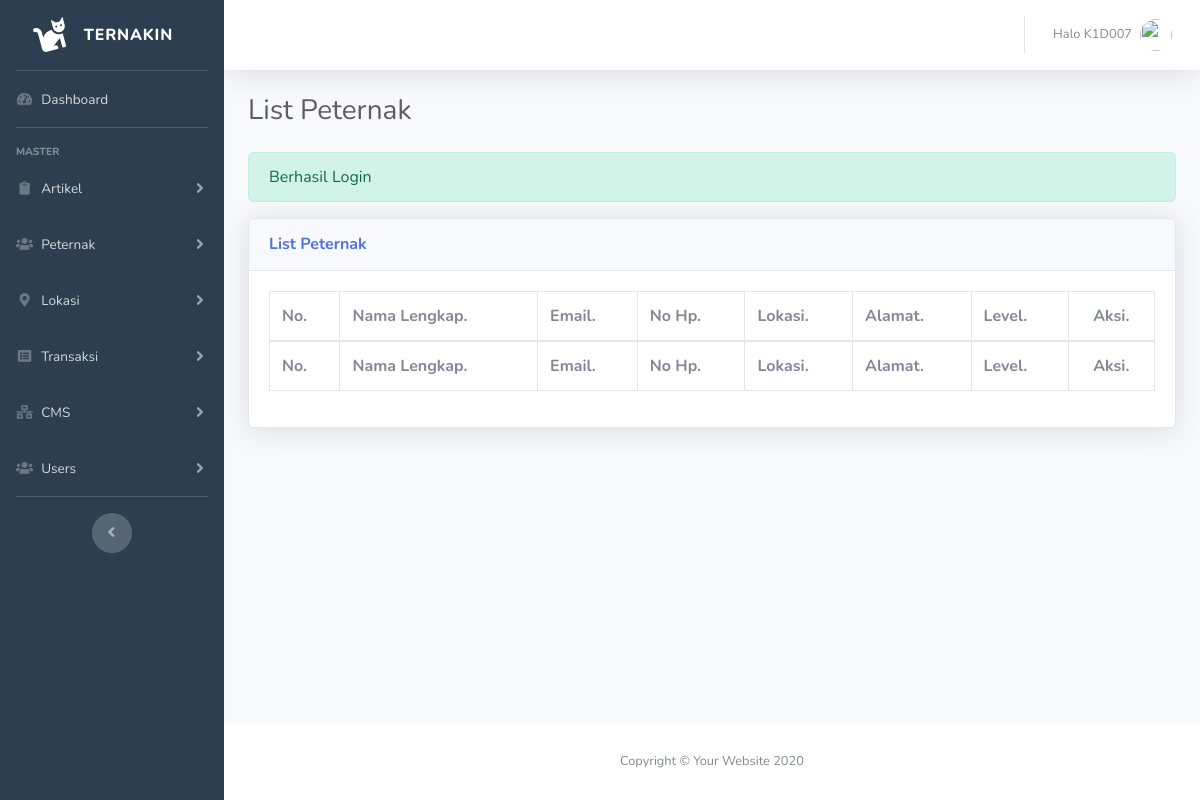
Page /cms-dashboard/pages/peternak/index.php (signed in) on the earlier database version.
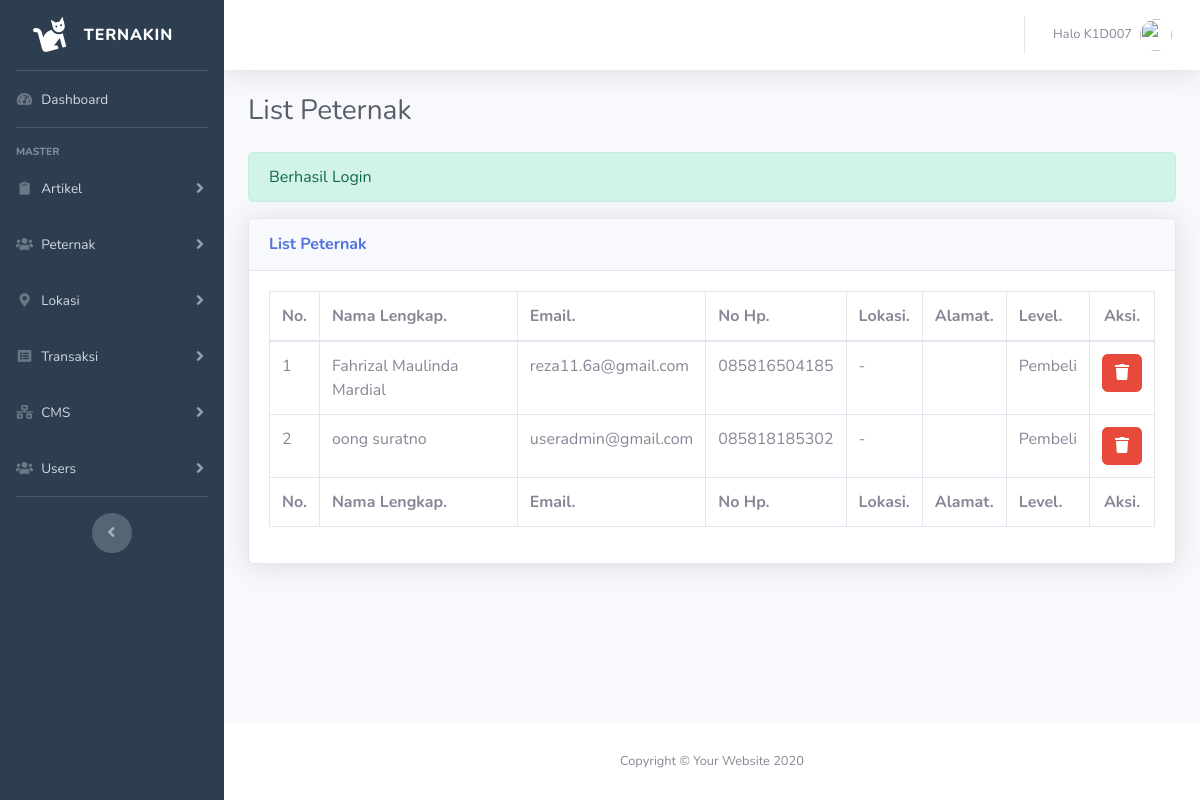
Same page on the later database version.
### tables this page shows
CREATE TABLE `tb_peternak` (
  `id_peternak` int(10) NOT NULL,
  `nama_lengkap` varchar(35) NOT NULL,
  `email` varchar(50) NOT NULL,
  `password` varchar(60) NOT NULL,
  `no_hp` varchar(13) NOT NULL,
  `alamat` text DEFAULT NULL,
  `no_rek` varchar(50) DEFAULT NULL,
  `id_provinsi` int(2) DEFAULT NULL,
  `id_kota` int(4) DEFAULT NULL,
  `level` enum('1','2') NOT NULL,
  `created_at` timestamp NOT NULL DEFAULT current_timestamp() ON UPDATE current_timestamp()
);

### cms-dashboard/pages/peternak/index.php (the view, shortened to what the changed rows need)
  <?php
    $title="List Peternak";
    require_once"../../../config/database.php";
    require_once"../../templates/head-dashboard.php";
   ?>
   <link rel="stylesheet" type="text/css" href="<?=$_ENV['base_url']?>cms-dashboard/assets/vendor/datatables/dataTables.bootstrap4.min.css">
  <?php
    $sql = mysqli_query($con,"SELECT * FROM tb_peternak p LEFT JOIN tb_provinsi tp ON p.id_provinsi = tp.id_provinsi LEFT JOIN tb_kota k ON p.id_kota = k.id_kota");
  ?>
</head>
<body id="page-top">
  <div id="wrapper">
    <div id="content-wrapper" class="d-flex flex-column">
      <div id="content">
        <div class="container-fluid" style="transition: 0.4s;">
          <div class="d-sm-flex align-items-center justify-content-between mb-4">
            <h1 class="h3 mb-0 text-gray-800"><?=$title?></h1>
          </div>
          <div class="row">
            <div class="col-lg-12 mb-4">
              <div class="card shadow mb-4">
                <div class="card-body">
                  <div class="table-responsive">
                      <table class="table table-bordered" id="listUser" width="100%" cellspacing="0">
                        <thead>
                          <tr>
                            <th>No.</th>
                            <th>Nama Lengkap.</th>
                            <th>Email.</th>
                            <th>No Hp.</th>
                            <th>Lokasi.</th>
                            <th>Alamat.</th>
                            <th>Level.</th>
                            <th class="text-center">Aksi.</th>
                          </tr>
                        </thead>
                        <tfoot>
                          <tr>
                            <th>No.</th>
                            <th>Nama Lengkap.</th>
                            <th>Email.</th>
                            <th>No Hp.</th>
                            <th>Lokasi.</th>
                            <th>Alamat.</th>
                            <th>Level.</th>
                            <th class="text-center">Aksi.</th>
                          </tr>
                        </tfoot>
                        <tbody>
                          <?php
                          $no=1;
                            while ($data = mysqli_fetch_array($sql)) {
                              ?>
                                <tr>
                                  <td><?=$no++?></td>
                                  <td><?=$data['nama_lengkap']?></td>
                                  <td><?=$data['email']?></td>
                                  <td><?=$data['no_hp']?></td>
                                  <td><?=$data['nama_provinsi'].' - '.$data['nama_kota']?></td>
                                  <td><?=$data['alamat']?></td>
                                  <td><?php
                                      if ($data['level']=="1") {
                                        echo"Pembeli";
                                      }else{
                                        echo"Penjual";
                                      }
                                      ?>
                                  </td>
                                  <td>
                                    <div class="d-flex justify-content-center">
                                      <form method="POST" action="<?=$_ENV['base_url']?>cms-dashboard/pages/peternak/aksi">
                                        <button type="submit" name="aksi" class="btn btn-danger" value="hapus-peternak" onclick="return confirm('Peternak akan dihapus??')"><i class="fas fa-trash"></i></button>
                                      </form>
                                    </div>
                                  </td>
                                </tr>
                              <?php
                            }
                          ?>
                        </tbody>
                      </table>
                  </div>
                </div>
              </div>
            </div>
          </div>
        </div>
      </div>
    </div>
  </div>
  <?php require_once"../../templates/footer-dashboard.php" ?>
</html>

Differences in the rows shown:
added tb_peternak: nama_lengkap "Fahrizal Maulinda Mardial", email "reza11.6a@gmail.com", no_hp "085816504185", level "Pembeli"
added tb_peternak: nama_lengkap "oong suratno", email "useradmin@gmail.com", no_hp "085818185302", level "Pembeli"
